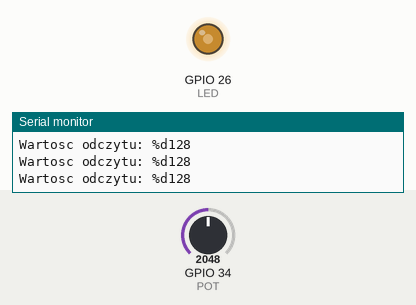
Recording of a sketch running on a simulated ESP32. Parts: output pins drawn as LEDs (lit = HIGH), the last lines printed to the serial monitor. The inputs (shaded band) are chosen by the test bench; at power-on: GPIO 34 (POT) = 2048.

Above: at 1.2 s.
1.3 s: GPIO 34 (POT) set to 2866
At 2.6 s:
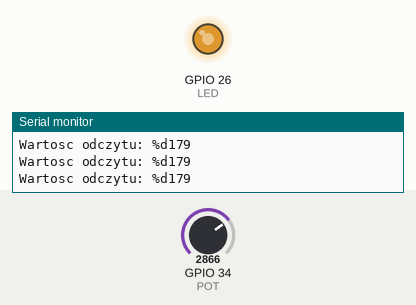
2.9 s: GPIO 34 (POT) set to 3603
At 4.1 s:
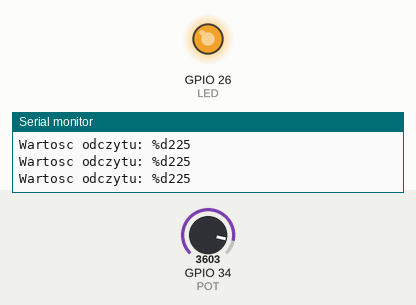
4.5 s: GPIO 34 (POT) set to 491
At 5.4 s:
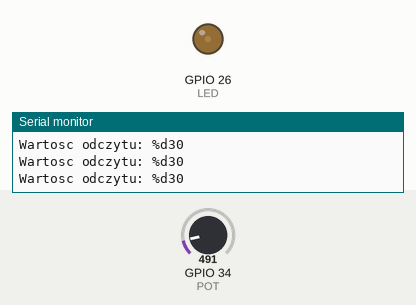
6.1 s: GPIO 34 (POT) set to 0
At 6.7 s:
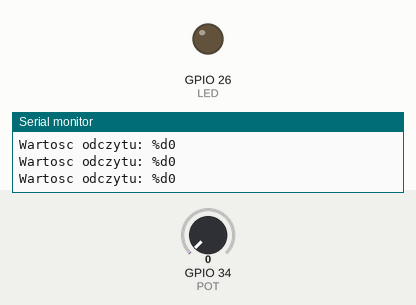
Timing chart, 0 to 8.7 s (numbered marks = the images above; inputs shaded):
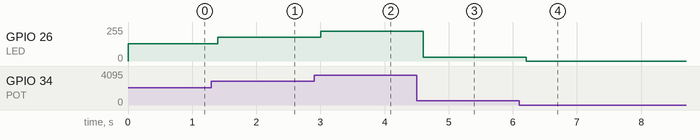

Measured:
- after the input at 1.3 s, GPIO 26 (LED): 128/255 → 179/255 after 0.10 s
- after the input at 2.9 s, GPIO 26 (LED): 179/255 → 225/255 after 0.10 s
- after the input at 4.5 s, GPIO 26 (LED): 225/255 → 30/255 after 0.11 s
- after the input at 6.1 s, GPIO 26 (LED): 30/255 → 0/255 after 0.11 s

The sketch:

7__Potentiometer.ino
```cpp
//INFORMACJE PODSTAWOWE
//Program: obsluga potencjometru - regulowanie jasnosci diody LED
//Autor:   Paweł Bartkiewicz
//mail:    15g.pawel.bart@gmail.com

//INFORMACJE DODATKOWE

//Potencjometr
//srodkowe wyprowadzenie do ADC, np. pin 34 w ESP32
//prawe    wyprowazdenie do zasilania 3.3/5 V
//lewe     wyprowadzenie do GND

// inny sposob definiowania pinu zamiast #define
const int LED = 26; //LED
const int POT = 34; //potencjometr

int POTv = 0; //odczyt z potencjometra

void setup() {
  Serial.begin(115200);
  pinMode(LED, OUTPUT);
  pinMode(POT, INPUT);
}

void loop() {
  POTv = analogRead(POT);

  //potencjometr 10K przy 3.3 V daje wartosci 0-4096
  //Jasnosc zielonej diody zmienia sie plynnie miedzy wartosciami ~~0-250
  //wiec przeskalowalem wartosci z potencjometra, dzielac przez 16

  Serial.print("Wartosc odczytu: %d"); Serial.println(POTv/16);
  analogWrite(LED, POTv/16);
  delay(200);
}
```
